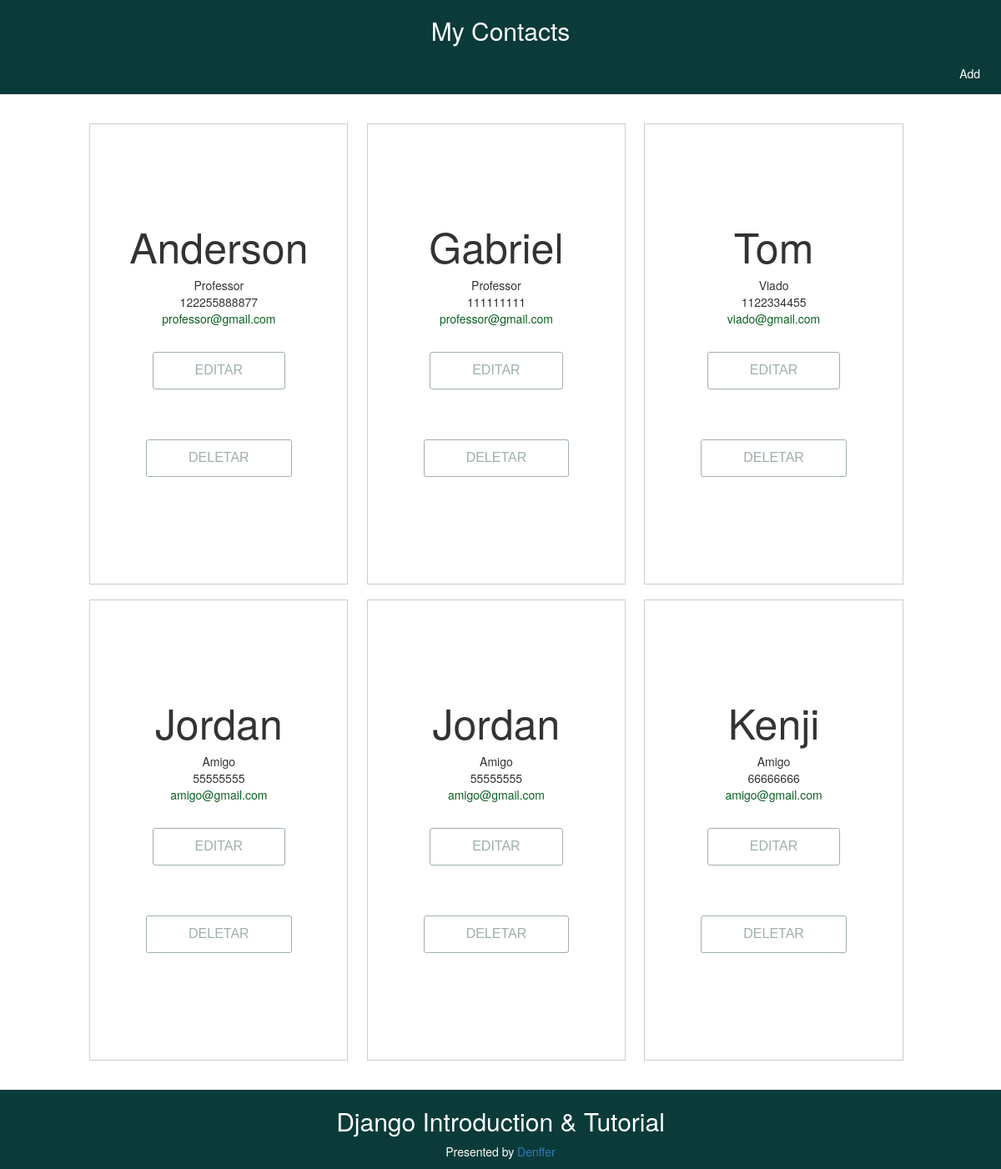
Before: / with the older database file.
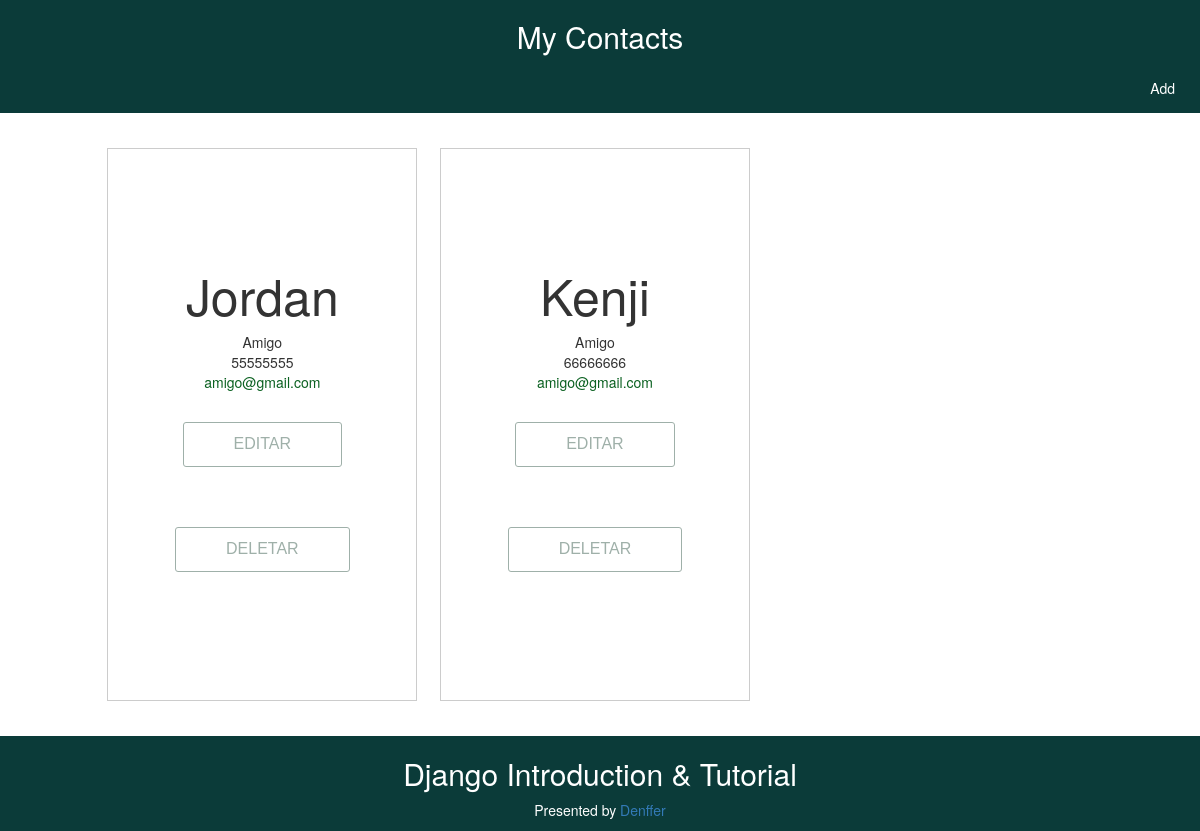
After: the same page with the newer database file.
### mycontacts/models.py (models this page shows)
class Contact(models.Model):
    name = models.CharField(max_length=200)
    relation = models.CharField(max_length=200)
    phone = models.CharField(max_length=200)
    email = models.CharField(max_length=200)

### mycontacts/views.py (the view)
# urls.py: path('', views.show),
def show(request):
    contact_list = Contact.objects.all()
    return render(request, 'mycontacts/show.html',{'contacts': contact_list})

### mycontacts/templates/mycontacts/show.html
{% extends 'mycontacts/background.html' %}
{% load static %}
{% block content %}
<div class="container-show">
    <ul class="grid" style="list-style-type: none">
    {% for contact in contacts %}
    <li>
        <div>
            <h2 class="name">{{ contact.name }}</h2>
            <div class="relation">{{ contact.relation }}</div>
            <div class="phone">{{ contact.phone }}</div>
            <div class="email"><a href='{{ contact.email }}'>{{ contact.email }}</a> </div>
            <div class="text-center">
                <a href="{% url 'edit' contact.id %}">
                    <button class="btn">Editar</button>
                </a>
                <a href="{% url 'delete' contact.id %}">
                    <button class="btn">Deletar</button>
                </a>
            </div>
        </div>
    </li>
    {%  endfor %}
    </ul>
</div>
{% endblock content %}

### mycontacts/templates/mycontacts/background.html (shortened to what this page needs)
{% load static %}
<!DOCTYPE HTML>
<html lang="en-US">
<head>
    <link rel="stylesheet" href="https://maxcdn.bootstrapcdn.com/bootstrap/3.3.5/css/bootstrap.min.css">
    <link rel="stylesheet" href="https://maxcdn.bootstrapcdn.com/bootstrap/3.3.5/css/bootstrap-theme.min.css">
    <link rel="stylesheet" href="{% static 'css/show.css' %}">
    <link rel="stylesheet" href="{% static 'css/add.css' %}">
</head>
<body>
    <div class="header">
        <h2><a href="/">My Contacts</a></h2>
        <div class="pull-right">
		    <a href="/add">Add</a>
		</div>
    </div>
    <div class="body">
            {% block content %}
    </div>
    <div class="footer">
        <h2>Django Introduction & Tutorial</h2>
        <p>Presented by <a href="https://www.facebook.com/denffer18">Denffer</a></p>
    </div>
</body>
</html>

### mycontacts/static/css/show.css (style rules this page uses)
html { height: 100%; }
.name { font-size: 50px; }
.email { color: #0b6121; }
.grid { overflow: hidden; padding: 2em 2em; max-width: 76em; margin: 0 auto; }
.grid li { padding: 0 0.8em 1.3em; }
.grid li > div { border-bottom: 1.8px solid #cccccc; border-right: 1.4px solid #cccccc; border-left: 0.7px solid #cccccc; border-top: 0.6px solid #cccccc; background: #ffffff; padding: 7em 2em; text-align: center; }
.grid li a { color: #0b6121; }
@media all and (min-width: 27em) { .grid li { width: 100%; float: left; } }
@media all and (min-width: 40em) { .grid li { width: 50%; } }
@media all and (min-width: 60em) { .grid li { width: 33%; } }
.container-show { padding-top: 10%; padding-bottom: 7%; }
body { position: relative; margin: 0; min-height: 100%; }
.footer { color: white; text-align: center; padding: 0.5px; width: 100%; height: 95px; background-color: #0b3b39; position: absolute; right: 0; bottom: 0; left: 0; }
.header { color: white; background-color: #0b3b39; width: 100%; position: fixed; text-align: center; transition: top 0.2s ease-in; }
.header a { text-decoration: none; display: block; color: white; background: url(image url) center center no-repeat; */ */ margin-right: 12px; padding: 15px 25px; }
.header h2 a { text-decoration: none; color: white; padding: 0px 0px; }
.btn { background: 0 0 #ffffff; border: 1px solid #9FB0A9; border-radius: 3px; color: #9FB0A9; font-family: "Raleway", sans-serif; font-size: 10px; line-height: inherit; margin: 10px 0; padding: 10px 0px; text-transform: uppercase; transition: all 0.25s ease 0s; }

### mycontacts/static/css/add.css (style rules this page uses)
.btn { background: 0 0 #ffffff; border: 1px solid #9FB0A9; border-radius: 3px; color: #9FB0A9; font-family: "Raleway", sans-serif; font-size: 16px; line-height: inherit; margin: 30px 0; padding: 10px 50px; text-transform: uppercase; transition: all 0.25s ease 0s; }

Changed rows visible on the page:
removed Contact: name "Anderson", relation "Professor", phone "122255888877", email "professor@gmail.com"
removed Contact: name "Gabriel", relation "Professor", phone "111111111", email "professor@gmail.com"
removed Contact: name "Tom", relation "Viado", phone "1122334455", email "viado@gmail.com"
removed Contact: name "Jordan", relation "Amigo", phone "55555555", email "amigo@gmail.com"
